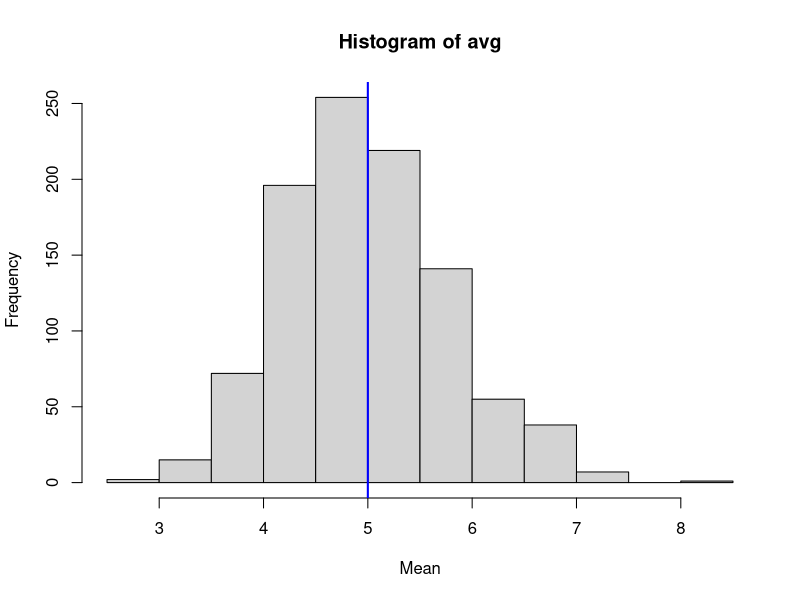
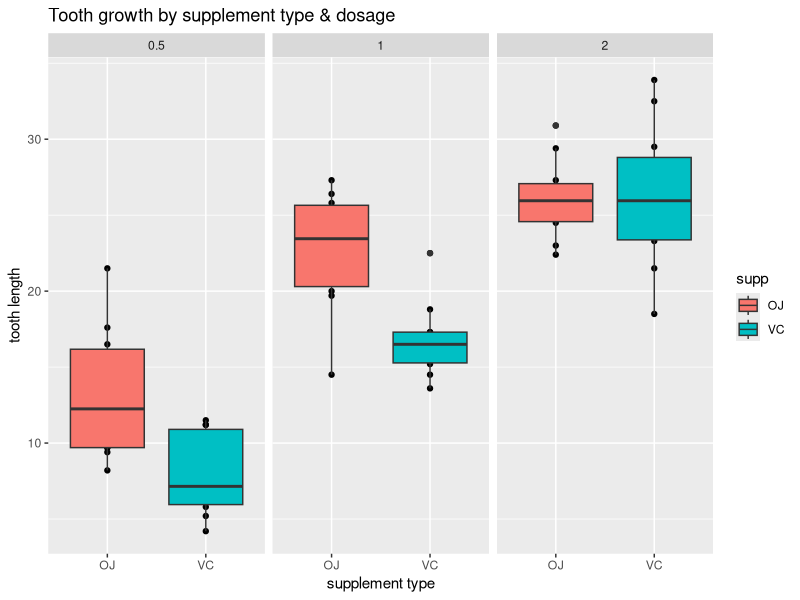

These charts were generated, in order, by the following R code: (Note: this script raises an error after producing the figures.)
## ---- chunk 1
knitr::opts_chunk$set(echo = TRUE)
## ---- chunk 2
#set seed for reproducibility
set.seed(99999989)
n <- 40   #tcount of numbers in each simulation
lambda <- 0.2       #set lambda for each simulation
simulations <- 1:1000   # number of simulations
#Generating Data for Exponential Distribution using rexp() of rate 0.2.
avg <- sapply(simulations, function(x) {mean(rexp(n, lambda))})

# now we have averaged out values of the 40 numbers that are simulated 1000 times.
length(avg)
## ---- chunk 3
## Now plot the data as histogram
hist(avg, xlab="Mean", ylab="Frequency")
abline(v=1/lambda , col="blue", lwd=2)
## ---- chunk 4
low = mean(avg) - 1.96*(sd(avg)/sqrt(n))
high= mean(avg) + 1.96*(sd(avg)/sqrt(n))
print(c(low, high))
## ---- chunk 5
library(ggplot2)
library(datasets)
library(dplyr)
## Now load tg=he toonth growth data
data("ToothGrowth")

# now evalaute and verify the data
summary(ToothGrowth)
# check the data types
str(ToothGrowth)

head(ToothGrowth)

## ---- chunk 6
qplot(x=supp,y=len,data=ToothGrowth, facets=~dose, main="Tooth growth by supplement type & dosage",xlab="supplement type", ylab="tooth length") + geom_boxplot(aes(fill = supp))

## ---- chunk 7
dose_0.5 <- filter(ToothGrowth, dose == 0.5)
dose_1.0 <- filter(ToothGrowth, dose == 1.0)
dose_2.0 <- filter(ToothGrowth, dose == 2.0)

## ---- chunk 8
t_test_dose_0.5 <- t.test(len ~ supp, data = dose_0.5, paired = FALSE)
print(t_test_dose_0.5)
## ---- chunk 9
t_test_dose_1.0 <- t.test(len ~ supp, data = dose_1.0, paired = FALSE)
print(t_test_dose_1.0)

## ---- chunk 10
t_test_dose_2.0 <- t.test(len ~ supp, data = dose_2.0, paired = FALSE)
print(t_test_dose_2.0)

